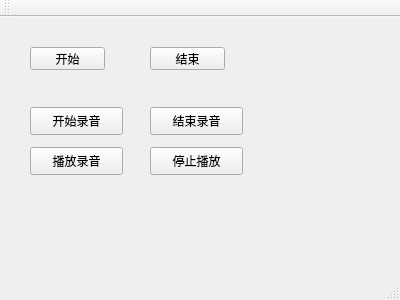
<?xml version="1.0" encoding="UTF-8"?>
<ui version="4.0">
 <class>MainWindow</class>
 <widget class="QMainWindow" name="MainWindow">
  <property name="geometry">
   <rect>
    <x>0</x>
    <y>0</y>
    <width>400</width>
    <height>300</height>
   </rect>
  </property>
  <property name="windowTitle">
   <string>MainWindow</string>
  </property>
  <widget class="QWidget" name="centralWidget">
   <widget class="QPushButton" name="start">
    <property name="geometry">
     <rect>
      <x>30</x>
      <y>30</y>
      <width>75</width>
      <height>23</height>
     </rect>
    </property>
    <property name="text">
     <string>开始</string>
    </property>
   </widget>
   <widget class="QPushButton" name="stop">
    <property name="geometry">
     <rect>
      <x>150</x>
      <y>30</y>
      <width>75</width>
      <height>23</height>
     </rect>
    </property>
    <property name="text">
     <string>结束</string>
    </property>
   </widget>
   <widget class="QPushButton" name="startRec">
    <property name="geometry">
     <rect>
      <x>30</x>
      <y>90</y>
      <width>93</width>
      <height>28</height>
     </rect>
    </property>
    <property name="text">
     <string>开始录音</string>
    </property>
   </widget>
   <widget class="QPushButton" name="stopRec">
    <property name="geometry">
     <rect>
      <x>150</x>
      <y>90</y>
      <width>93</width>
      <height>28</height>
     </rect>
    </property>
    <property name="text">
     <string>结束录音</string>
    </property>
   </widget>
   <widget class="QPushButton" name="playRec">
    <property name="geometry">
     <rect>
      <x>30</x>
      <y>130</y>
      <width>93</width>
      <height>28</height>
     </rect>
    </property>
    <property name="text">
     <string>播放录音</string>
    </property>
   </widget>
   <widget class="QPushButton" name="stopPlay">
    <property name="geometry">
     <rect>
      <x>150</x>
      <y>130</y>
      <width>93</width>
      <height>28</height>
     </rect>
    </property>
    <property name="text">
     <string>停止播放</string>
    </property>
   </widget>
  </widget>
  <widget class="QMenuBar" name="menuBar">
   <property name="geometry">
    <rect>
     <x>0</x>
     <y>0</y>
     <width>400</width>
     <height>26</height>
    </rect>
   </property>
  </widget>
  <widget class="QToolBar" name="mainToolBar">
   <attribute name="toolBarArea">
    <enum>TopToolBarArea</enum>
   </attribute>
   <attribute name="toolBarBreak">
    <bool>false</bool>
   </attribute>
  </widget>
  <widget class="QStatusBar" name="statusBar"/>
 </widget>
 <layoutdefault spacing="6" margin="11"/>
 <resources/>
 <connections/>
</ui>
